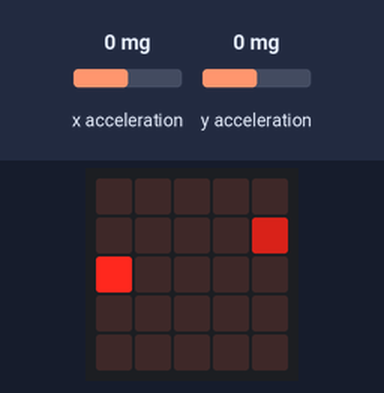
This program was run on a simulated BBC micro:bit running MicroPython. Shown: the board's 5×5 LED display. The test bench sets the inputs (shaded band); at power-on: y acceleration 0 mg, x acceleration 0 mg. Random numbers come from a fixed seed. At 11.1 s the program stops and its outputs stay as they are.

Above: at 1.2 s.
1.3 s: y acceleration set to -1440 mg
At 1.9 s:
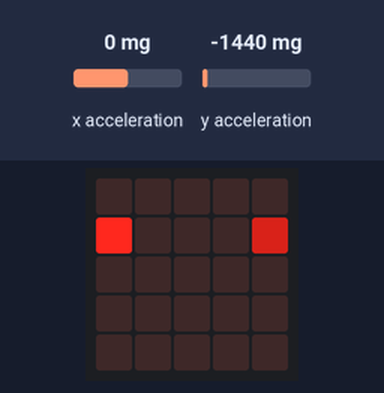
4.3 s: y acceleration set to -1 mg
6.0 s: y acceleration set to 2 mg
At 6.4 s:
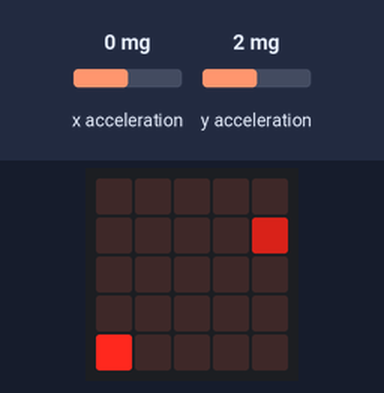
7.5 s: x acceleration set to 750 mg
At 10.4 s:
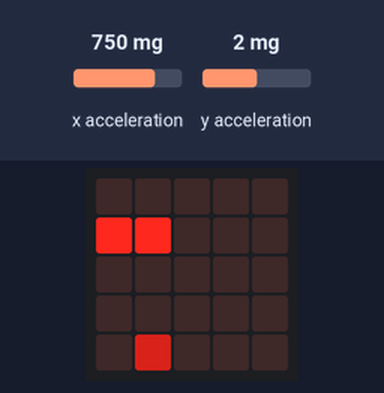
10.5 s: x acceleration set to -1440 mg
At 12.0 s:
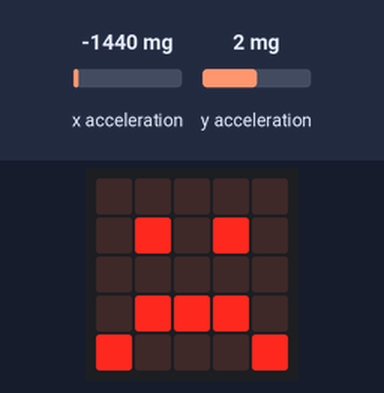
Timing chart, 0 to 12.6 s (numbered marks = the images above; inputs shaded):
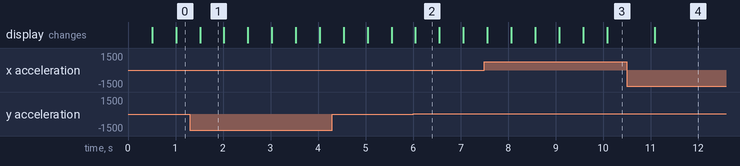

Measured:
- the behaviour switches between 0 and 1 mg on y acceleration (found by bisection; images 1 and 2)
- what the display in image 1 shows lasts 0.5 s, from 1.5 s to 2.0 s

The program:

0snake_outline.py
```python
from microbit import *
from random import randint

class Snake:
    """ This class contains the functions that operate
        on our game as well as the state of the game.
        It's a handy way to link the two.
    """

    def __init__(self):
        # current direction is a string with up, down, left or right
        self.current_direction = "right"
        # snake is a list of the pixels that the snake is at
        self.snake = [[2, 2]]
        # food is the co-ords of the current food
        self.food =[4,1]
        # whether or not to end the game, used after update
        self.end = False


    def handle_input(self):
        """ We'll use this function to take input from the
            user to control which direction the snake is going
            in.
        """
        x = accelerometer.get_x()
        y = accelerometer.get_y()

        if abs(x) > abs(y):
            if x < 0 :
                self.current_direction = "left"

            elif x > 0:
                self.current_direction = "right"

        else :
            if y > 0:
                self.current_direction = "down"

            elif y < 0:
                self.current_direction = "up"

    def update(self):
        """ This function will update the game state
            based on the direction the snake is going.
        """

        # The line below makes a copy of the head of the snake
        # you will be working with that copy in this function
        new_head = list(self.snake[-1])

        if self.current_direction == "right":
            new_head[0] = new_head[0] + 1


        elif self.current_direction == "up":
            new_head[1] = new_head[1] -1

        elif self.current_direction == "left":
            new_head[0] = new_head[0] -1

        else:
            new_head[1] = new_head[1] +1

        if new_head in self.snake:
            self.end = True
            return

        else:
            self.end = False

        self.snake.append(new_head)
        if new_head == self.food:
            new_head = self.food
            while self.food in self.snake:
                self.food[0] = randint(0,4)
                self.food[1] = randint(0,4)
        else:
            self.snake = self.snake[1:]

        if new_head[0] == 5:
            new_head[0] = 0

        elif new_head[0] == -1:
            new_head[0] = 4

        elif new_head[1] == 5:
            new_head[1] = 0

        elif new_head[1] == -1:
            new_head[1] = 4

    def draw(self):
        """ This makes the game appear on the LEDs. """
        display.clear()
        display.set_pixel(self.food[0], self.food[1], 5)
        for part in self.snake:
            display.set_pixel(part[0], part[1], 9)


game = Snake()

while True:
    if game.end == True:
        display.show(Image.SAD)
        break
    game.handle_input()
    game.update()
    game.draw()
    # this makes our micro:bit do nothing for 500ms
    sleep(500)
```
